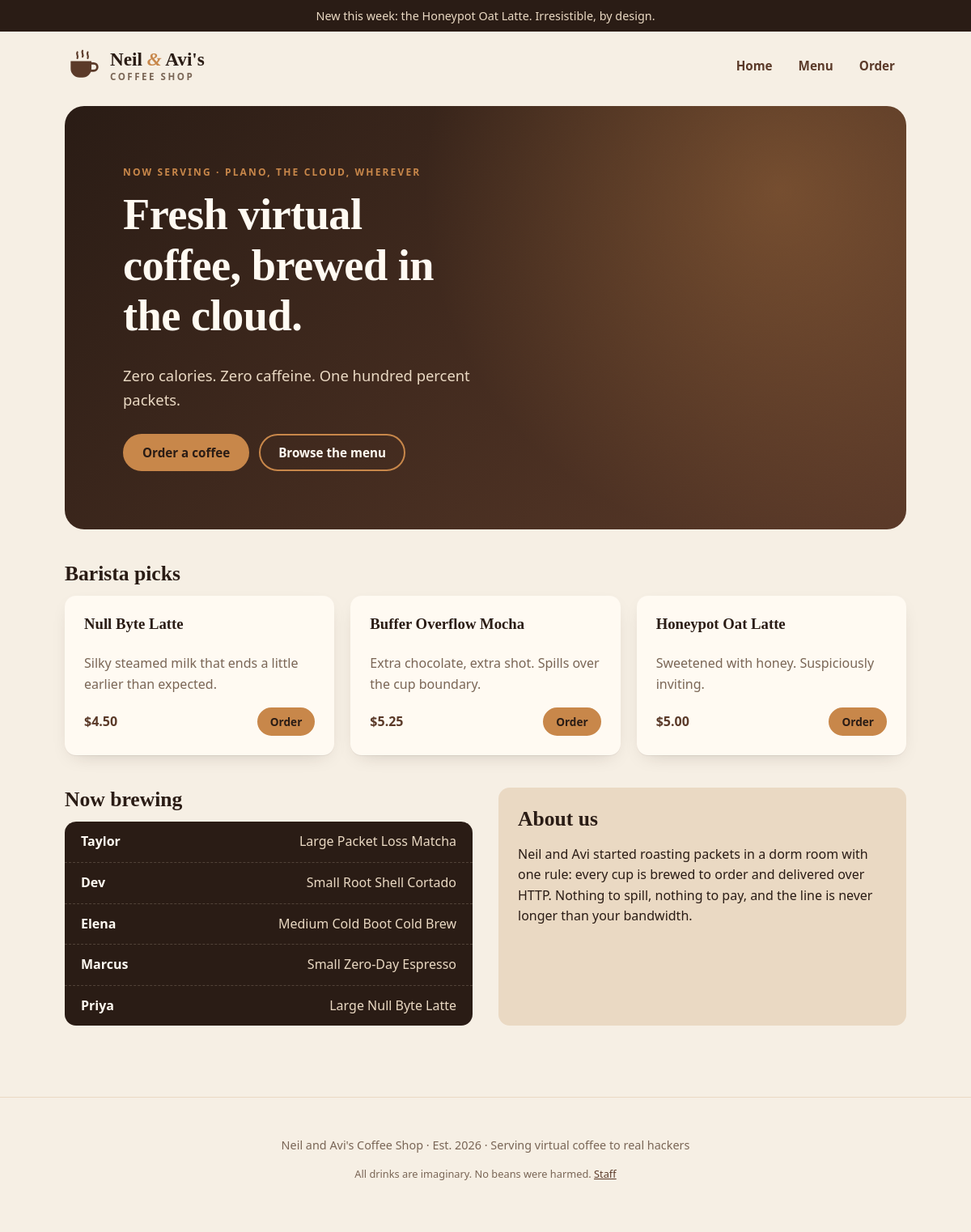
Page /app/index.php on the committed database.
### tables this page shows
CREATE TABLE settings (
  name  VARCHAR(40) PRIMARY KEY,
  value VARCHAR(255) NOT NULL
);

CREATE TABLE menu_items (
  id          INT AUTO_INCREMENT PRIMARY KEY,
  name        VARCHAR(80)  NOT NULL,
  description VARCHAR(255) NOT NULL,
  price       DECIMAL(5,2) NOT NULL,
  category    VARCHAR(30)  NOT NULL,
  available   TINYINT(1)   NOT NULL DEFAULT 1
);

CREATE TABLE orders (
  id            INT AUTO_INCREMENT PRIMARY KEY,
  customer_name VARCHAR(60)  NOT NULL,
  item_id       INT          NOT NULL,
  size          VARCHAR(10)  NOT NULL DEFAULT 'Medium',
  notes         VARCHAR(140) NOT NULL DEFAULT '',
  created_at    TIMESTAMP    NOT NULL DEFAULT CURRENT_TIMESTAMP,
  FOREIGN KEY (item_id) REFERENCES menu_items(id)
);

### app/includes/config.php (called while the page is built, shortened)
<?php
function h($value): string
{
    return htmlspecialchars((string) $value, ENT_QUOTES, 'UTF-8');
}
function setting(mysqli $db, string $name, string $default = ''): string
{
    $stmt = $db->prepare('SELECT value FROM settings WHERE name = ?');
    $stmt->bind_param('s', $name);
    $stmt->execute();
    $row = $stmt->get_result()->fetch_assoc();
    return $row['value'] ?? $default;
}
function money($n): string
{
    return '$' . number_format((float) $n, 2);
}

### app/index.php (the view, shortened to what this page needs)
<?php
require __DIR__ . '/includes/config.php';
$headline = setting($db, 'headline');
$tagline  = setting($db, 'tagline');
$featured = $db->query(
    "SELECT id, name, description, price FROM menu_items
     WHERE available = 1 AND id IN (3, 4, 9)"
)->fetch_all(MYSQLI_ASSOC);
$brewing = $db->query(
    "SELECT o.customer_name, o.size, m.name AS drink, o.created_at
     FROM orders o JOIN menu_items m ON m.id = o.item_id
     ORDER BY o.id DESC LIMIT 6"
)->fetch_all(MYSQLI_ASSOC);
require __DIR__ . '/includes/header.php';
?>
<section class="hero">
  <p class="eyebrow">Now serving · Plano, the cloud, wherever</p>
  <h1><?= h($headline) ?></h1>
  <p class="lede"><?= h($tagline) ?></p>
  <div class="hero-actions">
    <a class="btn" href="/order.php">Order a coffee</a>
    <a class="btn ghost" href="/menu.php">Browse the menu</a>
  </div>
</section>
<section class="section">
  <h2>Barista picks</h2>
  <div class="cards">
    <?php foreach ($featured as $item): ?>
      <article class="card">
        <h3><?= h($item['name']) ?></h3>
        <p><?= h($item['description']) ?></p>
        <div class="card-foot">
          <span class="price"><?= money($item['price']) ?></span>
          <a class="btn small" href="/order.php?item=<?= (int) $item['id'] ?>">Order</a>
        </div>
      </article>
    <?php endforeach; ?>
  </div>
</section>
<section class="section split">
  <div>
    <h2>Now brewing</h2>
    <ul class="board">
      <?php foreach ($brewing as $o): ?>
        <li>
          <strong><?= h($o['customer_name']) ?></strong>
          <span><?= h($o['size']) ?> <?= h($o['drink']) ?></span>
        </li>
      <?php endforeach; ?>
    </ul>
  </div>
  <div class="about">
    <h2>About us</h2>
    <p>Neil and Avi started roasting packets in a dorm room with one rule: every cup is
       brewed to order and delivered over HTTP. Nothing to spill, nothing to pay, and
       the line is never longer than your bandwidth.</p>
  </div>
</section>
<?php require __DIR__ . '/includes/footer.php'; ?>

### app/includes/header.php (shortened to what this page needs)
<?php
$mode = setting($db, 'theme', 'normal');
$announcement = setting($db, 'announcement');
?>
<!doctype html>
<html lang="en">
<head>
  <link rel="stylesheet" href="/assets/style.css">
</head>
<body class="mode-<?= h($mode) ?>">
<?php if ($announcement !== ''): ?>
  <div class="announce"><?= h($announcement) ?></div>
<?php endif; ?>
<header class="site-header">
  <a class="brand" href="/">
    <span>Neil <em>&amp;</em> Avi's<small>Coffee Shop</small></span>
  </a>
  <nav>
    <a href="/">Home</a>
    <a href="/menu.php">Menu</a>
    <a href="/order.php">Order</a>
  </nav>
</header>
<main>

### app/includes/footer.php
</main>
<footer class="site-footer">
  <p>Neil and Avi's Coffee Shop · Est. 2026 · Serving virtual coffee to real hackers</p>
  <p class="fine">All drinks are imaginary. No beans were harmed. <a href="/admin/login.php">Staff</a></p>
</footer>
</body>
</html>

### app/assets/style.css (style rules this page uses)
:root { --cream: #f6efe4; --paper: #fffaf2; --espresso: #2a1c15; --roast: #5b3a29; --crema: #c8874a; --crema-dark: #a96c33; --milk: #ead9c3; --muted: #7a6656; --danger: #b3261e; --ok: #2f6b45; --display: "Iowan Old Style", "Palatino Linotype", Palatino, Georgia, serif; --body: system-ui, -apple-system, "Segoe UI", Roboto, sans-serif; --radius: 14px; }
* { box-sizing: border-box; }
body { margin: 0; background: var(--cream); color: var(--espresso); font: 16px/1.6 var(--body); }
a { color: var(--roast); }
main { max-width: 1080px; margin: 0 auto; padding: 0 20px 48px; }
h1, h2, h3 { font-family: var(--display); line-height: 1.15; margin: 0 0 .5em; }
h1 { font-size: clamp(2rem, 5vw, 3.4rem); letter-spacing: -.01em; }
h2 { font-size: 1.6rem; }
.announce { background: var(--espresso); color: var(--milk); text-align: center; font-size: .9rem; padding: 8px 16px; }
.site-header { max-width: 1080px; margin: 0 auto; padding: 20px; display: flex; align-items: center; justify-content: space-between; gap: 16px; flex-wrap: wrap; }
.brand { display: flex; align-items: center; gap: 12px; text-decoration: none; color: var(--espresso); }
.brand-cup { width: 44px; height: 44px; color: var(--roast); }
.brand span { font-family: var(--display); font-size: 1.45rem; font-weight: 700; line-height: 1; }
.brand em { color: var(--crema); font-style: italic; }
.brand small { display: block; font-family: var(--body); font-size: .72rem; letter-spacing: .22em; text-transform: uppercase; color: var(--muted); font-weight: 600; margin-top: 4px; }
nav { display: flex; gap: 4px; flex-wrap: wrap; }
nav a { text-decoration: none; padding: 8px 14px; border-radius: 999px; font-weight: 600; font-size: .95rem; }
.hero { background: radial-gradient(circle at 85% 20%, rgba(200,135,74,.35), transparent 45%), linear-gradient(135deg, var(--espresso), var(--roast)); color: var(--paper); border-radius: 24px; padding: clamp(32px, 7vw, 72px); margin: 8px 0 40px; }
.hero h1 { max-width: 16ch; }
.hero .lede { font-size: 1.15rem; color: var(--milk); max-width: 46ch; }
.eyebrow { text-transform: uppercase; letter-spacing: .18em; font-size: .75rem; font-weight: 700; color: var(--crema); margin: 0 0 12px; }
.hero-actions { display: flex; gap: 12px; flex-wrap: wrap; margin-top: 28px; }
.btn { display: inline-block; border: 2px solid var(--crema); background: var(--crema); color: var(--espresso); font: 700 .95rem var(--body); padding: 11px 22px; border-radius: 999px; text-decoration: none; cursor: pointer; }
.btn.ghost { background: transparent; color: inherit; }
.btn.small { padding: 6px 14px; font-size: .85rem; }
.section { margin: 0 0 40px; }
.split { display: grid; grid-template-columns: 1fr 1fr; gap: 32px; }
.cards { display: grid; grid-template-columns: repeat(3, 1fr); gap: 20px; }
.card { background: var(--paper); border-radius: var(--radius); padding: 24px; box-shadow: 0 1px 0 rgba(42,28,21,.06), 0 8px 24px -12px rgba(42,28,21,.25); display: flex; flex-direction: column; }
.card p { color: var(--muted); flex: 1; }
.card-foot { display: flex; justify-content: space-between; align-items: center; }
.price { font-weight: 700; color: var(--roast); white-space: nowrap; }
.board { list-style: none; padding: 0; margin: 0; background: var(--espresso); color: var(--milk); border-radius: var(--radius); }
.board li { display: flex; justify-content: space-between; gap: 12px; padding: 12px 20px; border-bottom: 1px dashed rgba(234,217,195,.2); }
.board li:last-child { border-bottom: 0; }
.board strong { color: var(--paper); }
.about { background: var(--milk); border-radius: var(--radius); padding: 24px; }
.site-footer { text-align: center; color: var(--muted); font-size: .9rem; padding: 32px 20px 48px; border-top: 1px solid var(--milk); }
.site-footer .fine { font-size: .8rem; }

### rows in the picture
settings: value "New this week: the Honeypot Oat Latte. Irresistible, by design."
settings: value "Fresh virtual coffee, brewed in the cloud."
settings: value "Zero calories. Zero caffeine. One hundred percent packets."
menu_items: name "Null Byte Latte", description "Silky steamed milk that ends a little earlier than expected.", price "$4.50"
menu_items: name "Buffer Overflow Mocha", description "Extra chocolate, extra shot. Spills over the cup boundary.", price "$5.25"
menu_items: name "Honeypot Oat Latte", description "Sweetened with honey. Suspiciously inviting.", price "$5.00"
orders: customer_name "Taylor", size "Large", item.name "Packet Loss Matcha"
orders: customer_name "Dev", size "Small", item.name "Root Shell Cortado"
orders: customer_name "Elena", size "Medium", item.name "Cold Boot Cold Brew"
orders: customer_name "Marcus", size "Small", item.name "Zero-Day Espresso"
orders: customer_name "Priya", size "Large", item.name "Null Byte Latte"
